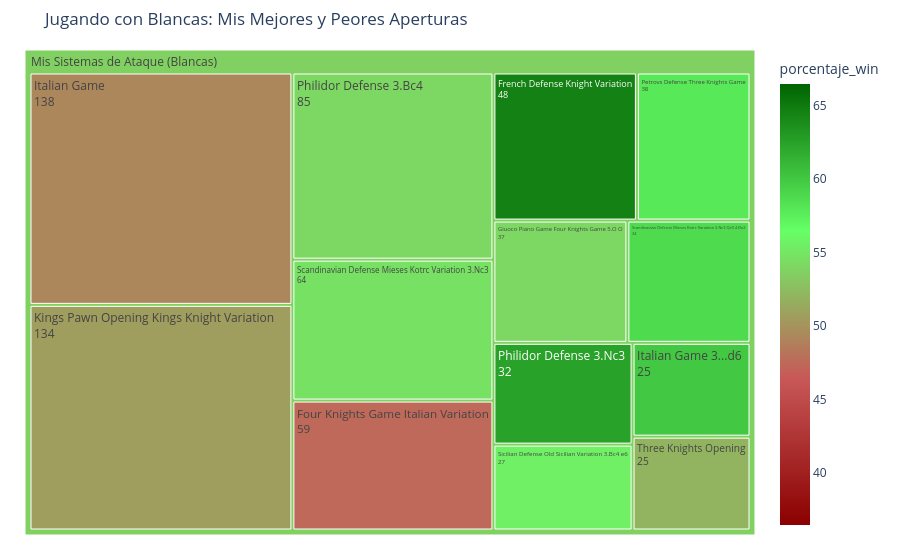
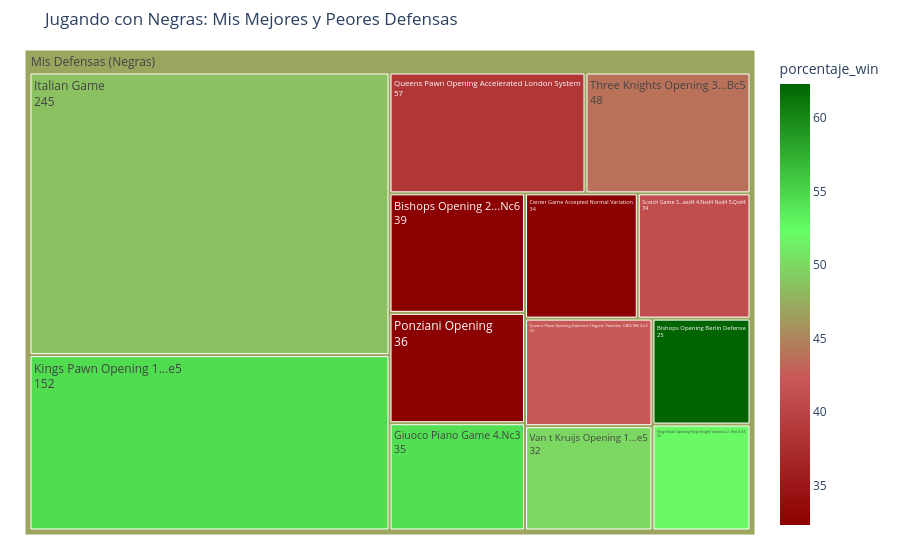

The code cell stored with these charts, in order, in its notebook:
### Code cell
paleta_dura = ['#8B0000', "#C85858", '#66FF66', '#006400']


fig_blancas = px.treemap(
    df_blancas, 
    path=[px.Constant("Mis Sistemas de Ataque (Blancas)"), 'apertura'], 
    values='volumen_partidas',                              
    color='porcentaje_win',                                 
    color_continuous_scale=paleta_dura,                        
    range_color=[porc_victoria_blancas-15, porc_victoria_blancas+15],                     
    title='Jugando con Blancas: Mis Mejores y Peores Aperturas'
)

fig_blancas.update_traces(
    hovertemplate='<b>%{label}</b><br>Partidas: %{value}<br>Win Rate: %{color}%<extra></extra>',
    textinfo="label+value" 
)
fig_blancas.update_layout(margin=dict(t=50, l=25, r=25, b=25))


fig_negras = px.treemap(
    df_negras, 
    path=[px.Constant("Mis Defensas (Negras)"), 'apertura'], 
    values='volumen_partidas',                              
    color='porcentaje_win',                                 
    color_continuous_scale=paleta_dura,                        
    range_color=[porc_victoria_negras-15, porc_victoria_negras+15],                     
    title='Jugando con Negras: Mis Mejores y Peores Defensas'
)

fig_negras.update_traces(
    hovertemplate='<b>%{label}</b><br>Partidas: %{value}<br>Win Rate: %{color}%<extra></extra>',
    textinfo="label+value" 
)
fig_negras.update_layout(margin=dict(t=50, l=25, r=25, b=25))

fig_blancas.show()
fig_negras.show()

### Figure 1 — Plotly figure (JSON) as saved in the notebook; plotly's stock layout.template omitted (floating-point values rounded to 4 significant figures)
{"data": [{"branchvalues": "total", "customdata": [[47.5], [64.6], [54.1], [49.3], [60.0], [50.7], [57.9], [54.1], [62.5], [54.7], [58.8], [55.6], [52.0], [53.76]], "domain": {"x": [0, 1], "y": [0, 1]}, "hovertemplate": "<b>%{label}</b><br>Partidas: %{value}<br>Win Rate: %{color}%<extra></extra>", "ids": ["Mis Sistemas de Ataque (Blancas)/Four Knights Game Italian Variation", "Mis Sistemas de Ataque (Blancas)/French Defense Knight Variation", "Mis Sistemas de Ataque (Blancas)/Giuoco Piano Game Four Knights Game 5.O O", "Mis Sistemas de Ataque (Blancas)/Italian Game", "Mis Sistemas de Ataque (Blancas)/Italian Game 3...d6", "Mis Sistemas de Ataque (Blancas)/Kings Pawn Opening Kings Knight Variation", "Mis Sistemas de Ataque (Blancas)/Petrovs Defense Three Knights Game", "Mis Sistemas de Ataque (Blancas)/Philidor Defense 3.Bc4", "Mis Sistemas de Ataque (Blancas)/Philidor Defense 3.Nc3", "Mis Sistemas de Ataque (Blancas)/Scandinavian Defense Mieses Kotrc Variation 3.Nc3", "Mis Sistemas de Ataque (Blancas)/Scandinavian Defense Mieses Kotrc Variation 3.Nc3 Qe5 4.Be2", "Mis Sistemas de Ataque (Blancas)/Sicilian Defense Old Sicilian Variation 3.Bc4 e6", "Mis Sistemas de Ataque (Blancas)/Three Knights Opening", "Mis Sistemas de Ataque (Blancas)"], "labels": ["Four Knights Game Italian Variation", "French Defense Knight Variation", "Giuoco Piano Game Four Knights Game 5.O O", "Italian Game", "Italian Game 3...d6", "Kings Pawn Opening Kings Knight Variation", "Petrovs Defense Three Knights Game", "Philidor Defense 3.Bc4", "Philidor Defense 3.Nc3", "Scandinavian Defense Mieses Kotrc Variation 3.Nc3", "Scandinavian Defense Mieses Kotrc Variation 3.Nc3 Qe5 4.Be2", "Sicilian Defense Old Sicilian Variation 3.Bc4 e6", "Three Knights Opening", "Mis Sistemas de Ataque (Blancas)"], "marker": {"coloraxis": "coloraxis", "colors": [47.5, 64.6, 54.1, 49.3, 60.0, 50.7, 57.9, 54.1, 62.5, 54.7, 58.8, 55.6, 52.0, 53.76]}, "name": "", "parents": ["Mis Sistemas de Ataque (Blancas)", "Mis Sistemas de Ataque (Blancas)", "Mis Sistemas de Ataque (Blancas)", "Mis Sistemas de Ataque (Blancas)", "Mis Sistemas de Ataque (Blancas)", "Mis Sistemas de Ataque (Blancas)", "Mis Sistemas de Ataque (Blancas)", "Mis Sistemas de Ataque (Blancas)", "Mis Sistemas de Ataque (Blancas)", "Mis Sistemas de Ataque (Blancas)", "Mis Sistemas de Ataque (Blancas)", "Mis Sistemas de Ataque (Blancas)", "Mis Sistemas de Ataque (Blancas)", ""], "textinfo": "label+value", "type": "treemap", "values": [59.0, 48.0, 37.0, 138.0, 25.0, 134.0, 38.0, 85.0, 32.0, 64.0, 34.0, 27.0, 25.0, 746.0]}], "layout": {"coloraxis": {"autocolorscale": false, "cmax": 66.48, "cmin": 36.48, "colorbar": {"title": {"text": "porcentaje_win"}}, "colorscale": [[0, "#8B0000"], [0.3333, "#C85858"], [0.6667, "#66FF66"], [1, "#006400"]]}, "legend": {"tracegroupgap": 0}, "margin": {"b": 25, "l": 25, "r": 25, "t": 50}, "title": {"text": "Jugando con Blancas: Mis Mejores y Peores Aperturas"}}}

### Figure 2 — Plotly figure (JSON) as saved in the notebook; plotly's stock layout.template omitted (floating-point values rounded to 4 significant figures)
{"data": [{"branchvalues": "total", "customdata": [[30.8], [76.0], [32.4], [54.3], [48.6], [54.6], [52.0], [27.8], [38.6], [42.4], [41.2], [43.8], [50.0], [46.93]], "domain": {"x": [0, 1], "y": [0, 1]}, "hovertemplate": "<b>%{label}</b><br>Partidas: %{value}<br>Win Rate: %{color}%<extra></extra>", "ids": ["Mis Defensas (Negras)/Bishops Opening 2...Nc6", "Mis Defensas (Negras)/Bishops Opening Berlin Defense", "Mis Defensas (Negras)/Center Game Accepted Normal Variation", "Mis Defensas (Negras)/Giuoco Piano Game 4.Nc3", "Mis Defensas (Negras)/Italian Game", "Mis Defensas (Negras)/Kings Pawn Opening 1...e5", "Mis Defensas (Negras)/Kings Pawn Opening Kings Knight Variation 2...Nc6 3.d3", "Mis Defensas (Negras)/Ponziani Opening", "Mis Defensas (Negras)/Queens Pawn Opening Accelerated London System", "Mis Defensas (Negras)/Queens Pawn Opening Zukertort Chigorin Variation 3.Bf4 Nf6 4.e3", "Mis Defensas (Negras)/Scotch Game 3...exd4 4.Nxd4 Nxd4 5.Qxd4", "Mis Defensas (Negras)/Three Knights Opening 3...Bc5", "Mis Defensas (Negras)/Van t Kruijs Opening 1...e5", "Mis Defensas (Negras)"], "labels": ["Bishops Opening 2...Nc6", "Bishops Opening Berlin Defense", "Center Game Accepted Normal Variation", "Giuoco Piano Game 4.Nc3", "Italian Game", "Kings Pawn Opening 1...e5", "Kings Pawn Opening Kings Knight Variation 2...Nc6 3.d3", "Ponziani Opening", "Queens Pawn Opening Accelerated London System", "Queens Pawn Opening Zukertort Chigorin Variation 3.Bf4 Nf6 4.e3", "Scotch Game 3...exd4 4.Nxd4 Nxd4 5.Qxd4", "Three Knights Opening 3...Bc5", "Van t Kruijs Opening 1...e5", "Mis Defensas (Negras)"], "marker": {"coloraxis": "coloraxis", "colors": [30.8, 76.0, 32.4, 54.3, 48.6, 54.6, 52.0, 27.8, 38.6, 42.4, 41.2, 43.8, 50.0, 46.93]}, "name": "", "parents": ["Mis Defensas (Negras)", "Mis Defensas (Negras)", "Mis Defensas (Negras)", "Mis Defensas (Negras)", "Mis Defensas (Negras)", "Mis Defensas (Negras)", "Mis Defensas (Negras)", "Mis Defensas (Negras)", "Mis Defensas (Negras)", "Mis Defensas (Negras)", "Mis Defensas (Negras)", "Mis Defensas (Negras)", "Mis Defensas (Negras)", ""], "textinfo": "label+value", "type": "treemap", "values": [39.0, 25.0, 34.0, 35.0, 245.0, 152.0, 25.0, 36.0, 57.0, 33.0, 34.0, 48.0, 32.0, 795.0]}], "layout": {"coloraxis": {"autocolorscale": false, "cmax": 62.33, "cmin": 32.33, "colorbar": {"title": {"text": "porcentaje_win"}}, "colorscale": [[0, "#8B0000"], [0.3333, "#C85858"], [0.6667, "#66FF66"], [1, "#006400"]]}, "legend": {"tracegroupgap": 0}, "margin": {"b": 25, "l": 25, "r": 25, "t": 50}, "title": {"text": "Jugando con Negras: Mis Mejores y Peores Defensas"}}}
